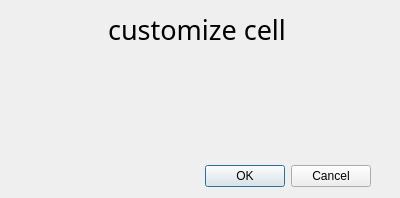
<?xml version="1.0" encoding="UTF-8"?>
<ui version="4.0">
 <class>CellCustomizationDialog</class>
 <widget class="QDialog" name="CellCustomizationDialog">
  <property name="geometry">
   <rect>
    <x>0</x>
    <y>0</y>
    <width>400</width>
    <height>198</height>
   </rect>
  </property>
  <property name="windowTitle">
   <string>Dialog</string>
  </property>
  <widget class="QDialogButtonBox" name="buttonBox">
   <property name="geometry">
    <rect>
     <x>30</x>
     <y>160</y>
     <width>341</width>
     <height>32</height>
    </rect>
   </property>
   <property name="orientation">
    <enum>Qt::Horizontal</enum>
   </property>
   <property name="standardButtons">
    <set>QDialogButtonBox::Cancel|QDialogButtonBox::Ok</set>
   </property>
  </widget>
  <widget class="QLabel" name="label">
   <property name="geometry">
    <rect>
     <x>20</x>
     <y>10</y>
     <width>354</width>
     <height>38</height>
    </rect>
   </property>
   <property name="font">
    <font>
     <family>Fuku Catch</family>
     <pointsize>20</pointsize>
     <weight>50</weight>
     <bold>false</bold>
    </font>
   </property>
   <property name="text">
    <string>customize cell</string>
   </property>
   <property name="alignment">
    <set>Qt::AlignCenter</set>
   </property>
  </widget>
 </widget>
 <resources/>
 <connections>
  <connection>
   <sender>buttonBox</sender>
   <signal>accepted()</signal>
   <receiver>CellCustomizationDialog</receiver>
   <slot>accept()</slot>
   <hints>
    <hint type="sourcelabel">
     <x>248</x>
     <y>254</y>
    </hint>
    <hint type="destinationlabel">
     <x>157</x>
     <y>274</y>
    </hint>
   </hints>
  </connection>
  <connection>
   <sender>buttonBox</sender>
   <signal>rejected()</signal>
   <receiver>CellCustomizationDialog</receiver>
   <slot>reject()</slot>
   <hints>
    <hint type="sourcelabel">
     <x>316</x>
     <y>260</y>
    </hint>
    <hint type="destinationlabel">
     <x>286</x>
     <y>274</y>
    </hint>
   </hints>
  </connection>
 </connections>
</ui>
